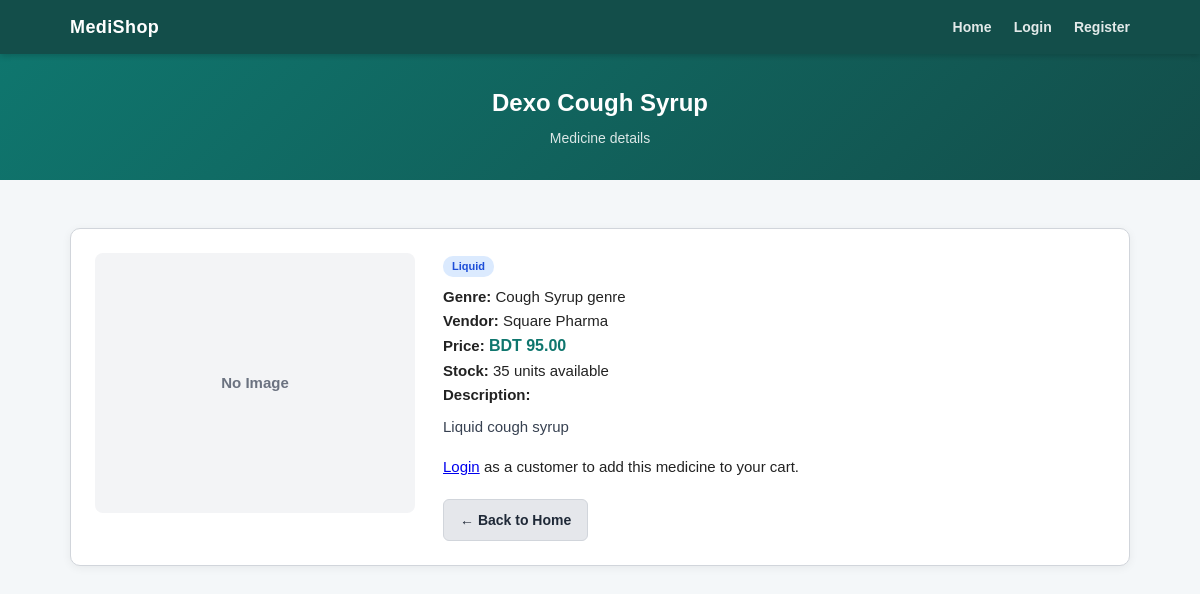
/view/medicine_detail.php?id=3, run on the app's committed database.
### tables this page shows
CREATE TABLE IF NOT EXISTS medicines (
    id INT AUTO_INCREMENT PRIMARY KEY,
    name VARCHAR(150) NOT NULL,
    category_id INT,
    vendor_name VARCHAR(100) NOT NULL,
    price DECIMAL(10,2) NOT NULL,
    availability INT NOT NULL DEFAULT 0,
    description TEXT,
    image_path VARCHAR(255),
    created_at TIMESTAMP DEFAULT CURRENT_TIMESTAMP,
    FOREIGN KEY (category_id) REFERENCES categories(id)
);

CREATE TABLE IF NOT EXISTS categories (
    id INT AUTO_INCREMENT PRIMARY KEY,
    name VARCHAR(100) NOT NULL,
    category_type ENUM('liquid','solid') NOT NULL,
    created_at TIMESTAMP DEFAULT CURRENT_TIMESTAMP
);

### control/medicine_detail_process.php (called while the page is built, shortened)
<?php
include_once '../model/mydb.php';
$medicineId = (int)($_GET["id"] ?? 0);
$mydb = new MyDB();
$conn = $mydb->createConn();
$medResult = $mydb->getMedicineById($medicineId, $conn);
$medicine  = $medResult->fetch_assoc();
?>

### model/mydb.php (called while the page is built, shortened)
<?php
class MyDB {
    function getMedicineById($id, $conn){
        $sql  = "SELECT medicines.*, categories.name AS category_name, categories.category_type
                 FROM medicines
                 LEFT JOIN categories ON medicines.category_id = categories.id
                 WHERE medicines.id = ?";
        $stmt = $conn->prepare($sql);
        $stmt->bind_param("i", $id);
        $stmt->execute();
        return $stmt->get_result();
    }
}
?>

### view/medicine_detail.php (the view, shortened to what this page needs)
<?php
include '../control/medicine_detail_process.php';
$imageWeb = "";
$isCustomer = isset($_SESSION["user_id"]) && $_SESSION["role"] === "customer";
?>
<!DOCTYPE html>
<html lang="en">
<head>
    <link rel="stylesheet" type="text/css" href="../css/task1_style.css">
    <?php if($isCustomer){ ?>
    <link rel="stylesheet" type="text/css" href="../css/task3_style.css">
    <link rel="stylesheet" type="text/css" href="../css/task4_style.css">
    <?php } else { ?>
    <link rel="stylesheet" type="text/css" href="../css/task4_style.css">
    <?php } ?>
</head>
<body>
<nav>
    <div class="nav-inner">
        <a class="nav-brand" href="Home.php">MediShop</a>
        <div class="nav-links">
            <a href="Home.php">Home</a>
            <?php if(isset($_SESSION["user_id"])){ ?>
                <?php if($_SESSION["role"] === "customer"){ ?>
                    <a href="cart.php">Cart (<span id="navCartCount"><?php echo $cartCount; ?></span>)</a>
                    <a href="customer_orders.php">My Orders</a>
                <?php } ?>
                <a href="profile.php">Profile</a>
                <?php if($_SESSION["role"] === "admin"){ ?>
                    <a href="admin_dashboard.php">Admin Dashboard</a>
                <?php } ?>
                <a href="../control/logout_process.php">Logout</a>
                <span class="nav-user-info">Hi, <?php echo htmlspecialchars($_SESSION["name"]); ?></span>
            <?php } else { ?>
                <a href="login.php">Login</a>
                <a href="Registration.php">Register</a>
            <?php } ?>
        </div>
    </div>
</nav>
<div class="page-header">
    <h1><?php echo htmlspecialchars($medicine["name"]); ?></h1>
    <p>Medicine details</p>
</div>
<div class="main-container">
    <div class="medicine-detail-card">
        <div class="medicine-detail-image">
            <?php if($imageWeb != ""){ ?>
                <img src="<?php echo $imageWeb; ?>" alt="<?php echo htmlspecialchars($medicine["name"]); ?>">
            <?php } else { ?>
                <div class="medicine-no-image">No Image</div>
            <?php } ?>
        </div>
        <div class="medicine-detail-info">
            <span class="badge badge-<?php echo htmlspecialchars($medicine["category_type"] ?? "solid"); ?>">
                <?php echo ucfirst(htmlspecialchars($medicine["category_type"] ?? "")); ?>
            </span>
            <p><strong>Genre:</strong> <?php echo htmlspecialchars($medicine["category_name"] ?? "—"); ?></p>
            <p><strong>Vendor:</strong> <?php echo htmlspecialchars($medicine["vendor_name"]); ?></p>
            <p><strong>Price:</strong> <span class="medicine-price">BDT <?php echo number_format($medicine["price"], 2); ?></span></p>
            <p><strong>Stock:</strong>
                <?php if($medicine["availability"] > 0){ ?>
                    <?php echo (int)$medicine["availability"]; ?> units available
                <?php } else { ?>
                    <span class="text-out-of-stock">Out of stock</span>
                <?php } ?>
            </p>
            <p><strong>Description:</strong></p>
            <p class="medicine-description"><?php echo nl2br(htmlspecialchars($medicine["description"] ?? "No description available.")); ?></p>
            <?php if($isCustomer && $medicine["availability"] > 0){ ?>
                <div class="add-cart-form medicine-detail-cart">
                    <label for="detailQty">Quantity</label>
                    <input type="number" id="detailQty" class="add-cart-qty" value="1" min="1"
                           max="<?php echo (int)$medicine["availability"]; ?>"
                           data-stock="<?php echo (int)$medicine["availability"]; ?>">
                    <button type="button" class="btn-add-cart" onclick="addToCartFromDetail(<?php echo $medicine["id"]; ?>)">Add to Cart</button>
                </div>
            <?php } elseif($isCustomer){ ?>
                <p class="text-out-of-stock">This medicine is currently out of stock.</p>
            <?php } elseif(!isset($_SESSION["user_id"])){ ?>
                <p><a href="login.php">Login</a> as a customer to add this medicine to your cart.</p>
            <?php } ?>
            <div class="medicine-detail-back">
                <a class="btn-secondary" href="Home.php">&larr; Back to Home</a>
            </div>
        </div>
    </div>
</div>
</body>
</html>

### css/task1_style.css (style rules this page uses)
* { box-sizing: border-box; margin: 0; padding: 0; }
body { font-family: Arial, sans-serif; background-color: #f4f7f9; color: #222; font-size: 15px; line-height: 1.6; }
nav { background-color: #134e4a; padding: 0; box-shadow: 0 2px 6px rgba(0,0,0,0.18); position: sticky; top: 0; z-index: 100; }
.nav-inner { display: flex; align-items: center; justify-content: space-between; max-width: 1100px; margin: 0 auto; padding: 0 20px; height: 54px; }
.nav-brand { color: #ffffff; font-size: 18px; font-weight: bold; text-decoration: none; letter-spacing: 0.4px; }
.nav-links a { color: rgba(255,255,255,0.88); margin-left: 18px; text-decoration: none; font-weight: bold; font-size: 14px; }
.page-header { background: linear-gradient(135deg, #0f766e 0%, #134e4a 100%); color: white; text-align: center; padding: 30px 20px; margin-bottom: 28px; }
.page-header h1 { font-size: 24px; margin-bottom: 5px; }
.page-header p { font-size: 14px; opacity: 0.85; }
.main-container { max-width: 1100px; margin: 0 auto; padding: 20px; }
.medicine-price { font-size: 16px; font-weight: bold; color: #0f766e; margin-top: 8px; }
.badge { display: inline-block; padding: 2px 9px; border-radius: 10px; font-size: 11px; font-weight: bold; margin-bottom: 8px; }
.badge-liquid { background-color: #dbeafe; color: #1d4ed8; }

### css/task4_style.css (style rules this page uses)
.btn-secondary { display: inline-block; padding: 9px 16px; background: #e5e7eb; color: #1f2937; border: 1px solid #d1d5db; border-radius: 6px; font-weight: bold; font-size: 14px; text-decoration: none; cursor: pointer; }
.medicine-detail-card { display: grid; grid-template-columns: 320px 1fr; gap: 28px; background: #fff; border: 1px solid #d1d5db; border-radius: 10px; padding: 24px; box-shadow: 0 2px 10px rgba(0,0,0,0.06); }
.medicine-no-image { width: 100%; height: 260px; display: flex; align-items: center; justify-content: center; background: #f3f4f6; border-radius: 8px; color: #6b7280; font-weight: bold; }
.medicine-description { color: #374151; margin: 8px 0 16px; }
.medicine-detail-back { margin-top: 20px; }

### data on the page
medicines: name "Dexo Cough Syrup", category.category_type "Liquid", category.name "Cough Syrup genre", vendor_name "Square Pharma", price "95.00", availability "35", description "Liquid cough syrup"
